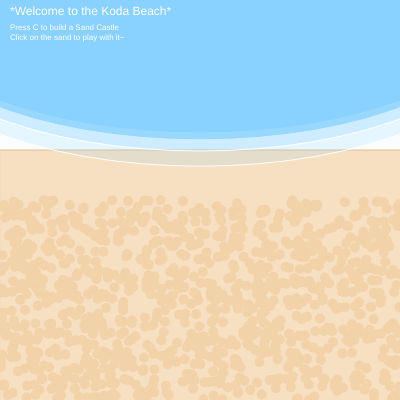
Frame 1 (no input)
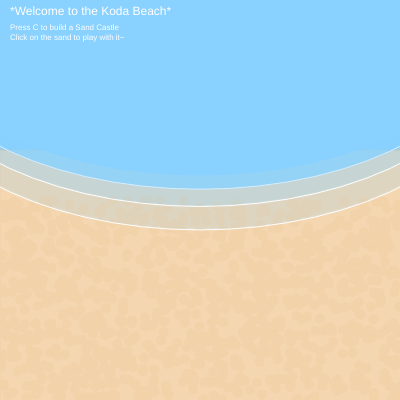
Frame 60 (no input)
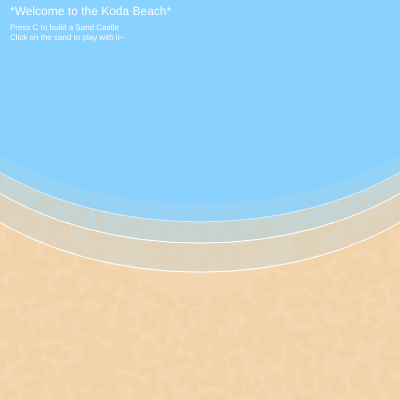
Frame 120 (the mouse pressed at the canvas centre since frame 60)

The p5.js sketch that drew these frames (run headless with seeded random() and noise() and a simulated clock; from frame 60 on, the mouse is pressed at the canvas centre):

// p5.js sketch
// ── sketch.js





// sketch.js
function setup() {
  let canvas = createCanvas(400, 400);
  canvas.parent("my-container");
}




let sandParts = [];
let tool = "cursor";

function setup() {
  createCanvas(400, 400);

 //can change # of sand parts here 
for (let i=0; i < 1000; i++) {
    let sand = new sandPart(random(width), random(height/2, height));
    sandParts.push(sand);
  }
}

function draw() {
background(137, 209,254,10);
  
  
//sand
  fill(246,215,176, 200);
  stroke(225,191,146);
  rect(0, 150, 800, 400);
   
  for (let i=0; i < sandParts.length; i++) {
      sandParts[i].update();
    sandParts[i].display(); 
  }
  // removing excess sand
  for(let i = sandParts.length -1; i>= 0; i--){
      let s = sandParts[i];
      if (s.delete){
        sandParts.splice(i,1);
      }
    }
  
//ocean
  //fourth wave
  push();
  fill(137, 209,254,200);
  stroke("white");
  ellipse(200, map(sin(frameCount/100), -1, 1, 0, 28), 600, map(sin(frameCount/100), -1, 1, 100, 400));
  pop();  
  //main wave
  push();
  fill(137, 209,254);
  stroke(137, 209, 254);
  strokeWeight(8);
  ellipse(200, map(sin(frameCount/100), -1, 1, 0, 5), 600, map(sin(frameCount/100), -1, 1, 100, 400));
  pop();
  //second wave
  push();
  fill(137, 209,254,45);
  stroke("white");
  ellipse(200, map(sin(frameCount/100), -1, 1, 0, 80), 600, map(sin(frameCount/100), -1, 1, 100, 400));
  pop(); 
  //third wave
  push();
  fill(137, 209,254,65);
  stroke("white");
  ellipse(200, map(sin(frameCount/100), -1, 1, 0, 50), 600, map(sin(frameCount/100), -1, 1, 100, 400));
  pop();
  
  if (keyIsPressed) {
  if (keyCode == 67) {
       tool = "castle";
   } 
  }
  if (tool == "castle") {
 push();
  //castle  
translate(pmouseX, pmouseY)
  push();
//spikes  
  fill("tan");
  rect(89, 90, 10, 11); 
  rect(109, 90, 10, 11); 
  rect(128, 90, 10, 11);
  rect(145, 90, 10, 11); 
  rect(162, 90, 10, 11); 
//house  
  push();
  fill("tan");
  stroke(0)
  noStroke();
  rect(88, 100, 85, 82);
  pop();
//cylincder
  push();
  stroke(0);
  rect(62, 129, 40, 62);
  rect(160, 129, 40, 62);
  noStroke();
  fill("tan");
  ellipse(82, 190, 45,10);
  ellipse(180, 190, 45,10);
  
  stroke(0);
  rect(190, 118, 10, 11); 
  rect(175, 118, 10, 11); 
  rect(160, 118, 10, 11); 

  rect(92, 118, 10, 11);
  rect(77, 118, 10, 11);
  rect(62, 118, 10, 11);
  
  rect(88, 100, 85, 5);
  rect(110, 143, 6, 7);
  rect(128, 143, 6, 7);
  rect(145, 143, 6, 7);
  rect(102, 150, 58, 5); 
   pop();
//window
  arc(131, 135, 23, 40, -PI, 0, CHORD)
  arc(180, 158, 15, 28, -PI, 0, CHORD)
  arc(81.5, 158, 15, 28, -PI, 0, CHORD)
   pop();
 pop(); 
  console.log("sand castle built!")
}
  textSize(12);
  fill(255);
  text("*Welcome to the Koda Beach*",10,15);
   textSize(8)
  text("Press C to build a Sand Castle" ,10,30);
  text("Click on the sand to play with it~ " ,10, 40);
}//draw




class sandPart {
  constructor(x, y) {
    this.x = x;
    this.y = y;
    this.speedX = 0;
    this.speedY = 0;
    this.delete = false;
  }
  update() {
    cursor();
    {
      if (dist(this.x, this.y, mouseX, mouseY) <= 100 && mouseIsPressed) {
        this.speedX = random(-2, 2);
        this.speedY = random(-1, 0);
        // ellipse(50, 50, 50, 50);
      }
    }

    this.speedX = this.speedX * 0.99;
    this.x = this.x + this.speedX;
    this.speedY = this.speedY * 0.99;
    this.y = this.y + this.speedY;
  
    if (this.y <= windowHeight/3){
      this.delete = true;
    }
  
  }

  display() {
    fill(242,210,169)
    noStroke()
    ellipse(this.x, this.y, 10, 10);
  }
}


  
